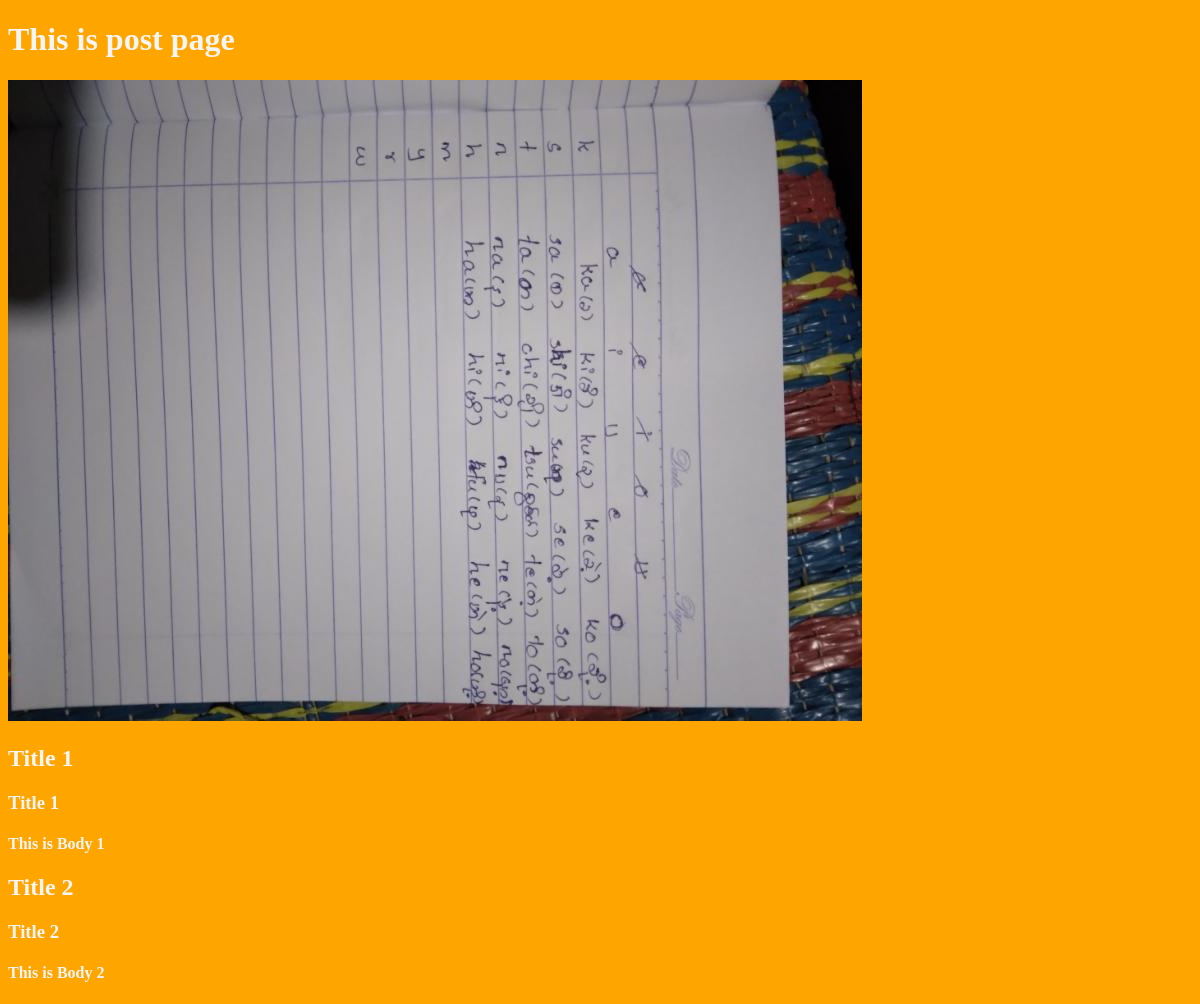
The app's page /posts/, older data.
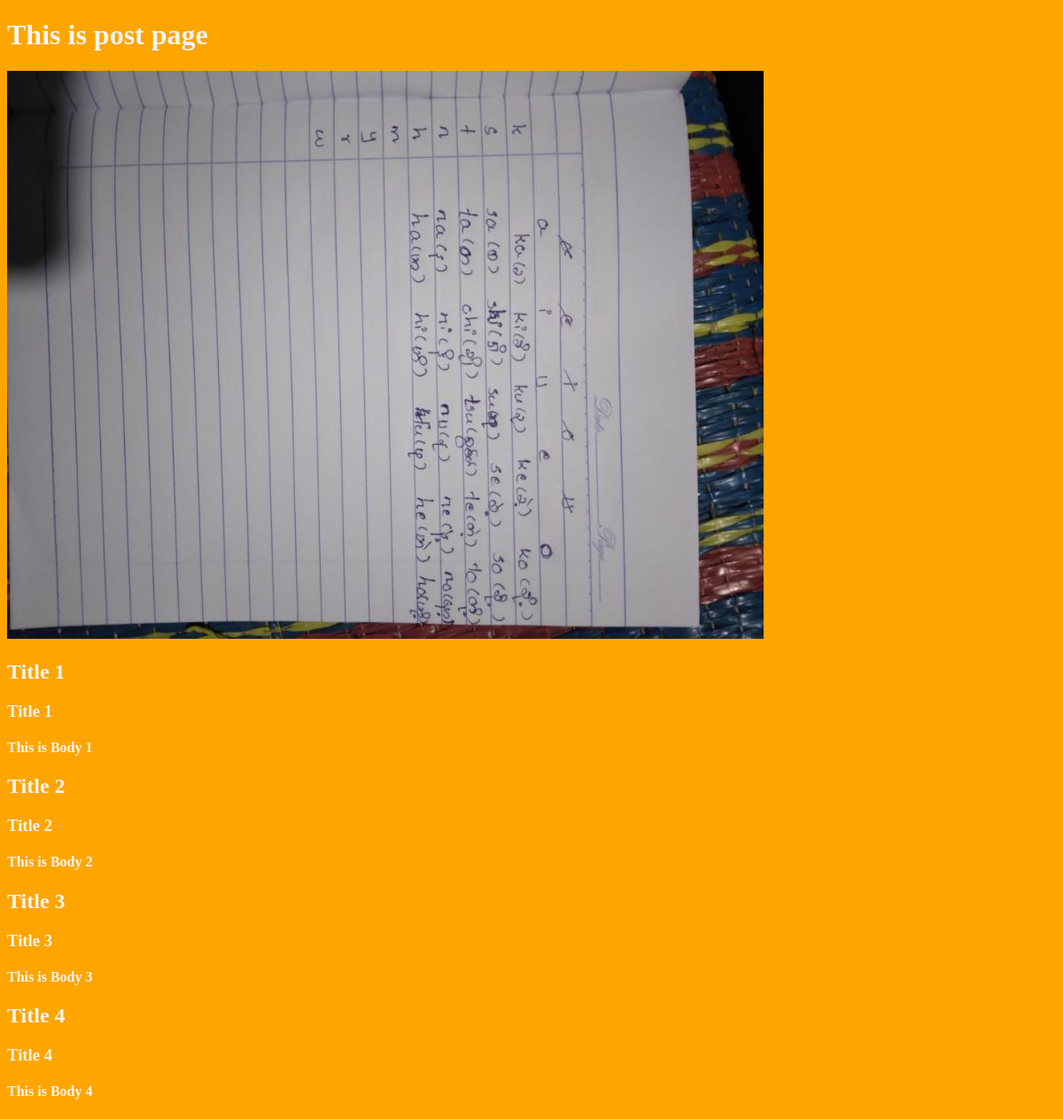
The same page, newer data.
### blog/models.py (models this page shows)
class Post(models.Model):
    title = models.CharField(max_length=255)
    body = models.TextField()
    def __str__(self):
        return self.title

### blog/views.py (the view)
# urls.py: path('posts/',postdata),
def postdata(request): #come fromm contorller
    post_data = Post.objects.all()
    context = {'post_data': post_data}
    return render(request,'posts.html',context)

### templates/posts.html (shortened to what this page needs)
{% load static %}
<!DOCTYPE html>
<html lang="en">
<head>
    <link rel="stylesheet" href="{% static 'mycss.css' %}">
</head>
<body>
    <h1>This is post page</h1>
    <img src="{% static 'Image/img2.jpg' %}" alt="img1">
        {% for i in post_data %}
           <h2>{{ i }}</h2>
           <h3>{{ i.title }}</h3>
            <h4>{{ i.body }}</h4>
        {% endfor %}
</body>
</html>

### static/mycss.css (style rules this page uses)
body { color: whitesmoke; background-color: orange; }

Row changes from the older to the newer data that the page shows:
added Post: title "Title 3", body "This is Body 3"
added Post: title "Title 4", body "This is Body 4"
